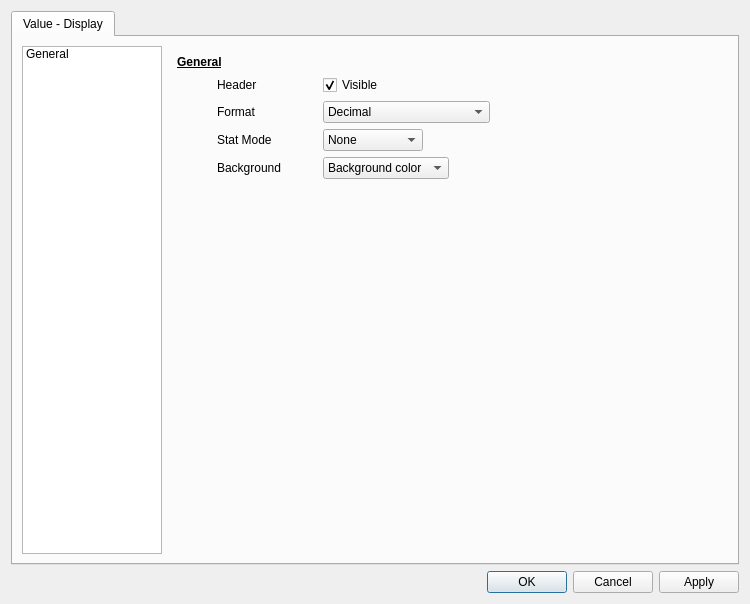
<?xml version="1.0" encoding="UTF-8"?>
<ui version="4.0">
 <class>tl::NumericalDisplayEditor</class>
 <widget class="QDialog" name="tl::NumericalDisplayEditor">
  <property name="geometry">
   <rect>
    <x>0</x>
    <y>0</y>
    <width>750</width>
    <height>604</height>
   </rect>
  </property>
  <property name="minimumSize">
   <size>
    <width>750</width>
    <height>550</height>
   </size>
  </property>
  <property name="windowTitle">
   <string>Value Display</string>
  </property>
  <layout class="QVBoxLayout" name="verticalLayout_2">
   <item>
    <widget class="QTabWidget" name="tabWidget">
     <property name="currentIndex">
      <number>0</number>
     </property>
     <widget class="QWidget" name="tab">
      <attribute name="title">
       <string>Value - Display</string>
      </attribute>
      <layout class="QHBoxLayout" name="horizontalLayout_4">
       <item>
        <widget class="QListWidget" name="listWidget">
         <property name="minimumSize">
          <size>
           <width>140</width>
           <height>0</height>
          </size>
         </property>
         <property name="maximumSize">
          <size>
           <width>140</width>
           <height>16777215</height>
          </size>
         </property>
         <property name="editTriggers">
          <set>QAbstractItemView::NoEditTriggers</set>
         </property>
         <property name="currentRow">
          <number>-1</number>
         </property>
         <item>
          <property name="text">
           <string>General</string>
          </property>
         </item>
        </widget>
       </item>
       <item>
        <widget class="QStackedWidget" name="stackedWidget">
         <widget class="QWidget" name="page">
          <layout class="QVBoxLayout" name="verticalLayout">
           <item>
            <widget class="QLabel" name="label_17">
             <property name="font">
              <font>
               <bold>true</bold>
               <underline>true</underline>
              </font>
             </property>
             <property name="text">
              <string>General</string>
             </property>
            </widget>
           </item>
           <item>
            <layout class="QHBoxLayout" name="horizontalLayout_3">
             <item>
              <spacer name="horizontalSpacer_4">
               <property name="orientation">
                <enum>Qt::Horizontal</enum>
               </property>
               <property name="sizeType">
                <enum>QSizePolicy::Fixed</enum>
               </property>
               <property name="sizeHint" stdset="0">
                <size>
                 <width>40</width>
                 <height>20</height>
                </size>
               </property>
              </spacer>
             </item>
             <item>
              <widget class="QLabel" name="label_3">
               <property name="minimumSize">
                <size>
                 <width>100</width>
                 <height>0</height>
                </size>
               </property>
               <property name="text">
                <string>Header </string>
               </property>
              </widget>
             </item>
             <item>
              <widget class="QCheckBox" name="headerCheckBox">
               <property name="minimumSize">
                <size>
                 <width>100</width>
                 <height>0</height>
                </size>
               </property>
               <property name="text">
                <string>Visible</string>
               </property>
               <property name="checked">
                <bool>true</bool>
               </property>
              </widget>
             </item>
             <item>
              <spacer name="horizontalSpacer">
               <property name="orientation">
                <enum>Qt::Horizontal</enum>
               </property>
               <property name="sizeHint" stdset="0">
                <size>
                 <width>40</width>
                 <height>20</height>
                </size>
               </property>
              </spacer>
             </item>
            </layout>
           </item>
           <item>
            <layout class="QHBoxLayout" name="horizontalLayout_2">
             <item>
              <spacer name="horizontalSpacer_7">
               <property name="orientation">
                <enum>Qt::Horizontal</enum>
               </property>
               <property name="sizeType">
                <enum>QSizePolicy::Fixed</enum>
               </property>
               <property name="sizeHint" stdset="0">
                <size>
                 <width>40</width>
                 <height>20</height>
                </size>
               </property>
              </spacer>
             </item>
             <item>
              <widget class="QLabel" name="label_2">
               <property name="minimumSize">
                <size>
                 <width>100</width>
                 <height>0</height>
                </size>
               </property>
               <property name="text">
                <string>Format</string>
               </property>
              </widget>
             </item>
             <item>
              <widget class="QComboBox" name="formatComboBox">
               <property name="minimumSize">
                <size>
                 <width>100</width>
                 <height>0</height>
                </size>
               </property>
               <item>
                <property name="text">
                 <string>Decimal</string>
                </property>
               </item>
               <item>
                <property name="text">
                 <string>Hexadecimal 32bits</string>
                </property>
               </item>
               <item>
                <property name="text">
                 <string>Hexadecimal 16bits LSB</string>
                </property>
               </item>
               <item>
                <property name="text">
                 <string>Hexadecimal 16bits MSB</string>
                </property>
               </item>
               <item>
                <property name="text">
                 <string>Time from secs</string>
                </property>
               </item>
               <item>
                <property name="text">
                 <string>Binary</string>
                </property>
               </item>
              </widget>
             </item>
             <item>
              <spacer name="horizontalSpacer_3">
               <property name="orientation">
                <enum>Qt::Horizontal</enum>
               </property>
               <property name="sizeHint" stdset="0">
                <size>
                 <width>40</width>
                 <height>20</height>
                </size>
               </property>
              </spacer>
             </item>
            </layout>
           </item>
           <item>
            <layout class="QHBoxLayout" name="horizontalLayout">
             <item>
              <spacer name="horizontalSpacer_8">
               <property name="orientation">
                <enum>Qt::Horizontal</enum>
               </property>
               <property name="sizeType">
                <enum>QSizePolicy::Fixed</enum>
               </property>
               <property name="sizeHint" stdset="0">
                <size>
                 <width>40</width>
                 <height>20</height>
                </size>
               </property>
              </spacer>
             </item>
             <item>
              <widget class="QLabel" name="label">
               <property name="minimumSize">
                <size>
                 <width>100</width>
                 <height>0</height>
                </size>
               </property>
               <property name="text">
                <string>Stat Mode</string>
               </property>
              </widget>
             </item>
             <item>
              <widget class="QComboBox" name="modeComboBox">
               <property name="minimumSize">
                <size>
                 <width>100</width>
                 <height>0</height>
                </size>
               </property>
               <item>
                <property name="text">
                 <string>None</string>
                </property>
               </item>
               <item>
                <property name="text">
                 <string>Min</string>
                </property>
               </item>
               <item>
                <property name="text">
                 <string>Max</string>
                </property>
               </item>
              </widget>
             </item>
             <item>
              <spacer name="horizontalSpacer_2">
               <property name="orientation">
                <enum>Qt::Horizontal</enum>
               </property>
               <property name="sizeHint" stdset="0">
                <size>
                 <width>40</width>
                 <height>20</height>
                </size>
               </property>
              </spacer>
             </item>
            </layout>
           </item>
           <item>
            <layout class="QHBoxLayout" name="horizontalLayout_9">
             <item>
              <spacer name="horizontalSpacer_5">
               <property name="orientation">
                <enum>Qt::Horizontal</enum>
               </property>
               <property name="sizeType">
                <enum>QSizePolicy::Fixed</enum>
               </property>
               <property name="sizeHint" stdset="0">
                <size>
                 <width>40</width>
                 <height>20</height>
                </size>
               </property>
              </spacer>
             </item>
             <item>
              <widget class="QLabel" name="label_8">
               <property name="minimumSize">
                <size>
                 <width>100</width>
                 <height>0</height>
                </size>
               </property>
               <property name="text">
                <string>Background</string>
               </property>
              </widget>
             </item>
             <item>
              <widget class="QComboBox" name="backgroundComboBox">
               <item>
                <property name="text">
                 <string>Background color</string>
                </property>
               </item>
               <item>
                <property name="text">
                 <string>Transparent</string>
                </property>
               </item>
              </widget>
             </item>
             <item>
              <spacer name="horizontalSpacer_6">
               <property name="orientation">
                <enum>Qt::Horizontal</enum>
               </property>
               <property name="sizeHint" stdset="0">
                <size>
                 <width>40</width>
                 <height>20</height>
                </size>
               </property>
              </spacer>
             </item>
            </layout>
           </item>
           <item>
            <spacer name="verticalSpacer">
             <property name="orientation">
              <enum>Qt::Vertical</enum>
             </property>
             <property name="sizeHint" stdset="0">
              <size>
               <width>20</width>
               <height>40</height>
              </size>
             </property>
            </spacer>
           </item>
          </layout>
         </widget>
         <widget class="QWidget" name="page_2"/>
        </widget>
       </item>
      </layout>
     </widget>
    </widget>
   </item>
   <item>
    <widget class="QDialogButtonBox" name="buttonBox">
     <property name="orientation">
      <enum>Qt::Horizontal</enum>
     </property>
     <property name="standardButtons">
      <set>QDialogButtonBox::Apply|QDialogButtonBox::Cancel|QDialogButtonBox::Ok</set>
     </property>
    </widget>
   </item>
  </layout>
 </widget>
 <resources/>
 <connections>
  <connection>
   <sender>buttonBox</sender>
   <signal>accepted()</signal>
   <receiver>tl::NumericalDisplayEditor</receiver>
   <slot>accept()</slot>
   <hints>
    <hint type="sourcelabel">
     <x>248</x>
     <y>254</y>
    </hint>
    <hint type="destinationlabel">
     <x>157</x>
     <y>274</y>
    </hint>
   </hints>
  </connection>
  <connection>
   <sender>buttonBox</sender>
   <signal>rejected()</signal>
   <receiver>tl::NumericalDisplayEditor</receiver>
   <slot>reject()</slot>
   <hints>
    <hint type="sourcelabel">
     <x>316</x>
     <y>260</y>
    </hint>
    <hint type="destinationlabel">
     <x>286</x>
     <y>274</y>
    </hint>
   </hints>
  </connection>
 </connections>
</ui>
